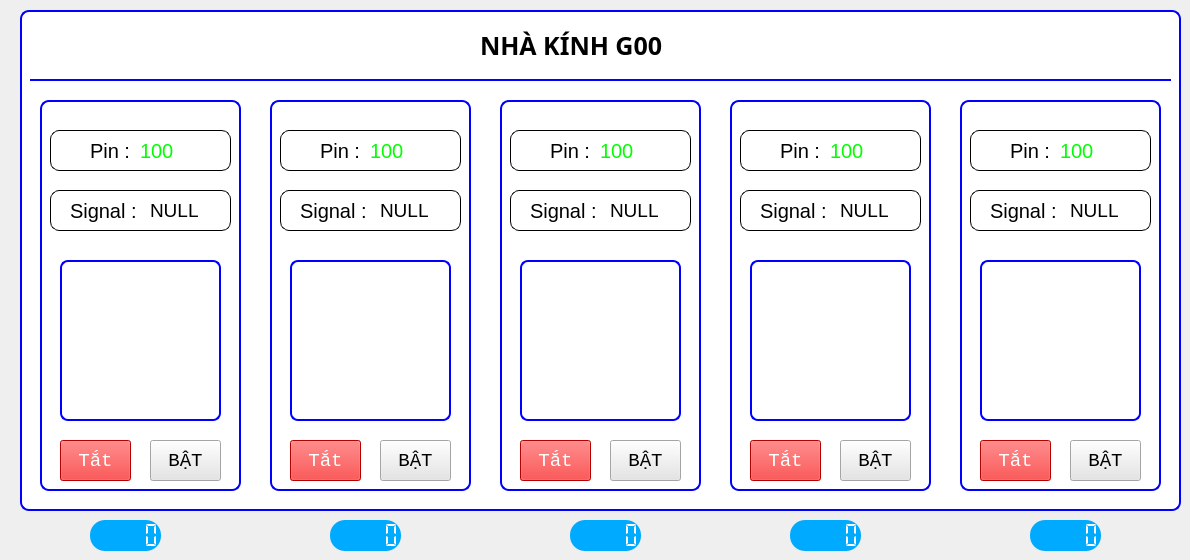
    <widget class="QWidget" name="tab">
     <attribute name="title">
      <string>Điều khiển thiết bị</string>
     </attribute>
     <widget class="QLabel" name="label_38">
      <property name="geometry">
       <rect>
        <x>20</x>
        <y>10</y>
        <width>1161</width>
        <height>501</height>
       </rect>
      </property>
      <property name="styleSheet">
       <string notr="true">border-radius:9px;
border: 2px solid blue;
background-color: rgb(255, 255, 255);</string>
      </property>
      <property name="text">
       <string/>
      </property>
     </widget>
     <widget class="Line" name="line_29">
      <property name="geometry">
       <rect>
        <x>30</x>
        <y>70</y>
        <width>1141</width>
        <height>20</height>
       </rect>
      </property>
      <property name="styleSheet">
       <string notr="true">background-color: rgb(255, 255, 255);
background-color: rgb(255, 255, 255);
color: rgb(0, 0, 255);</string>
      </property>
      <property name="frameShadow">
       <enum>QFrame::Plain</enum>
      </property>
      <property name="lineWidth">
       <number>2</number>
      </property>
      <property name="orientation">
       <enum>Qt::Horizontal</enum>
      </property>
     </widget>
     <widget class="QLabel" name="label_5">
      <property name="geometry">
       <rect>
        <x>40</x>
        <y>100</y>
        <width>201</width>
        <height>391</height>
       </rect>
      </property>
      <property name="styleSheet">
       <string notr="true">border-radius:9px;
border: 2px solid blue;
background-color: rgb(255, 255, 255);</string>
      </property>
      <property name="text">
       <string/>
      </property>
     </widget>
     <widget class="QLabel" name="label_8">
      <property name="geometry">
       <rect>
        <x>270</x>
        <y>100</y>
        <width>201</width>
        <height>391</height>
       </rect>
      </property>
      <property name="styleSheet">
       <string notr="true">border-radius:9px;
border: 2px solid blue;
background-color: rgb(255, 255, 255);</string>
      </property>
      <property name="text">
       <string/>
      </property>
     </widget>
     <widget class="QLabel" name="label_9">
      <property name="geometry">
       <rect>
        <x>500</x>
        <y>100</y>
        <width>201</width>
        <height>391</height>
       </rect>
      </property>
      <property name="styleSheet">
       <string notr="true">border-radius:9px;
border: 2px solid blue;
background-color: rgb(255, 255, 255);</string>
      </property>
      <property name="text">
       <string/>
      </property>
     </widget>
     <widget class="QLabel" name="label_10">
      <property name="geometry">
       <rect>
        <x>730</x>
        <y>100</y>
        <width>201</width>
        <height>391</height>
       </rect>
      </property>
      <property name="styleSheet">
       <string notr="true">border-radius:9px;
border: 2px solid blue;
background-color: rgb(255, 255, 255);</string>
      </property>
      <property name="text">
       <string/>
      </property>
     </widget>
     <widget class="QLabel" name="label_11">
      <property name="geometry">
       <rect>
        <x>960</x>
        <y>100</y>
        <width>201</width>
        <height>391</height>
       </rect>
      </property>
      <property name="styleSheet">
       <string notr="true">border-radius:9px;
border: 2px solid blue;
background-color: rgb(255, 255, 255);</string>
      </property>
      <property name="text">
       <string/>
      </property>
     </widget>
     <widget class="QLabel" name="tab2_img_1">
      <property name="geometry">
       <rect>
        <x>60</x>
        <y>260</y>
        <width>161</width>
        <height>161</height>
       </rect>
      </property>
      <property name="font">
       <font>
        <family>Courier New</family>
        <pointsize>16</pointsize>
       </font>
      </property>
      <property name="styleSheet">
       <string notr="true">background-color: rgb(255, 255, 255);
background-color: rgb(255, 255, 255);
border-radius:8px;
border: 2px solid blue</string>
      </property>
      <property name="frameShape">
       <enum>QFrame::Box</enum>
      </property>
      <property name="text">
       <string/>
      </property>
      <property name="pixmap">
       <pixmap>../photos/dieu_khien_thiet_bi/wplum_off.jpg</pixmap>
      </property>
      <property name="scaledContents">
       <bool>true</bool>
      </property>
      <property name="alignment">
       <set>Qt::AlignCenter</set>
      </property>
     </widget>
     <widget class="QPushButton" name="tab2_btn_r1off">
      <property name="geometry">
       <rect>
        <x>60</x>
        <y>440</y>
        <width>71</width>
        <height>41</height>
       </rect>
      </property>
      <property name="font">
       <font>
        <family>Courier New</family>
        <pointsize>14</pointsize>
        <weight>50</weight>
        <italic>false</italic>
        <bold>false</bold>
       </font>
      </property>
      <property name="styleSheet">
       <string notr="true">background-color: rgb(255, 0, 0);
color: rgb(255, 255, 255);</string>
      </property>
      <property name="text">
       <string>Tắt</string>
      </property>
      <property name="iconSize">
       <size>
        <width>24</width>
        <height>24</height>
       </size>
      </property>
     </widget>
     <widget class="QPushButton" name="tab2_btn_r1on">
      <property name="geometry">
       <rect>
        <x>150</x>
        <y>440</y>
        <width>71</width>
        <height>41</height>
       </rect>
      </property>
      <property name="font">
       <font>
        <family>Courier New</family>
        <pointsize>14</pointsize>
        <weight>50</weight>
        <italic>false</italic>
        <bold>false</bold>
       </font>
      </property>
      <property name="styleSheet">
       <string notr="true">background-color: rgb(229, 229, 229);
color: rgb(0, 0, 0);</string>
      </property>
      <property name="text">
       <string>BẬT</string>
      </property>
      <property name="iconSize">
       <size>
        <width>24</width>
        <height>24</height>
       </size>
      </property>
     </widget>
     <widget class="QLabel" name="tab2_img_2">
      <property name="geometry">
       <rect>
        <x>290</x>
        <y>260</y>
        <width>161</width>
        <height>161</height>
       </rect>
      </property>
      <property name="font">
       <font>
        <family>Courier New</family>
        <pointsize>16</pointsize>
       </font>
      </property>
      <property name="styleSheet">
       <string notr="true">background-color: rgb(255, 255, 255);
background-color: rgb(255, 255, 255);
border-radius:8px;
border: 2px solid blue</string>
      </property>
      <property name="frameShape">
       <enum>QFrame::Box</enum>
      </property>
      <property name="text">
       <string/>
      </property>
      <property name="pixmap">
       <pixmap>../photos/dieu_khien_thiet_bi/curtain_off.png</pixmap>
      </property>
      <property name="scaledContents">
       <bool>true</bool>
      </property>
      <property name="alignment">
       <set>Qt::AlignCenter</set>
      </property>
     </widget>
     <widget class="QPushButton" name="tab2_btn_r2off">
      <property name="geometry">
       <rect>
        <x>290</x>
        <y>440</y>
        <width>71</width>
        <height>41</height>
       </rect>
      </property>
      <property name="font">
       <font>
        <family>Courier New</family>
        <pointsize>14</pointsize>
        <weight>50</weight>
        <italic>false</italic>
        <bold>false</bold>
       </font>
      </property>
      <property name="styleSheet">
       <string notr="true">background-color: rgb(255, 0, 0);
color: rgb(255, 255, 255);</string>
      </property>
      <property name="text">
       <string>Tắt</string>
      </property>
      <property name="iconSize">
       <size>
        <width>24</width>
        <height>24</height>
       </size>
      </property>
     </widget>
     <widget class="QPushButton" name="tab2_btn_r2on">
      <property name="geometry">
       <rect>
        <x>380</x>
        <y>440</y>
        <width>71</width>
        <height>41</height>
       </rect>
      </property>
      <property name="font">
       <font>
        <family>Courier New</family>
        <pointsize>14</pointsize>
        <weight>50</weight>
        <italic>false</italic>
        <bold>false</bold>
       </font>
      </property>
      <property name="styleSheet">
       <string notr="true">background-color: rgb(229, 229, 229);
color: rgb(0, 0, 0);</string>
      </property>
      <property name="text">
       <string>BẬT</string>
      </property>
      <property name="iconSize">
       <size>
        <width>24</width>
        <height>24</height>
       </size>
      </property>
     </widget>
     <widget class="QPushButton" name="tab2_btn_r3off">
      <property name="geometry">
       <rect>
        <x>520</x>
        <y>440</y>
        <width>71</width>
        <height>41</height>
       </rect>
      </property>
      <property name="font">
       <font>
        <family>Courier New</family>
        <pointsize>14</pointsize>
        <weight>50</weight>
        <italic>false</italic>
        <bold>false</bold>
       </font>
      </property>
      <property name="styleSheet">
       <string notr="true">background-color: rgb(255, 0, 0);
color: rgb(255, 255, 255);</string>
      </property>
      <property name="text">
       <string>Tắt</string>
      </property>
      <property name="iconSize">
       <size>
        <width>24</width>
        <height>24</height>
       </size>
      </property>
     </widget>
     <widget class="QPushButton" name="tab2_btn_r3on">
      <property name="geometry">
       <rect>
        <x>610</x>
        <y>440</y>
        <width>71</width>
        <height>41</height>
       </rect>
      </property>
      <property name="font">
       <font>
        <family>Courier New</family>
        <pointsize>14</pointsize>
        <weight>50</weight>
        <italic>false</italic>
        <bold>false</bold>
       </font>
      </property>
      <property name="styleSheet">
       <string notr="true">background-color: rgb(229, 229, 229);
color: rgb(0, 0, 0);</string>
      </property>
      <property name="text">
       <string>BẬT</string>
      </property>
      <property name="iconSize">
       <size>
        <width>24</width>
        <height>24</height>
       </size>
      </property>
     </widget>
     <widget class="QLabel" name="tab2_img_3">
      <property name="geometry">
       <rect>
        <x>520</x>
        <y>260</y>
        <width>161</width>
        <height>161</height>
       </rect>
      </property>
      <property name="font">
       <font>
        <family>Courier New</family>
        <pointsize>16</pointsize>
       </font>
      </property>
      <property name="styleSheet">
       <string notr="true">background-color: rgb(255, 255, 255);
background-color: rgb(255, 255, 255);
border-radius:8px;
border: 2px solid blue</string>
      </property>
      <property name="frameShape">
       <enum>QFrame::Box</enum>
      </property>
      <property name="text">
       <string/>
      </property>
      <property name="pixmap">
       <pixmap>../photos/dieu_khien_thiet_bi/wplum_off.jpg</pixmap>
      </property>
      <property name="scaledContents">
       <bool>true</bool>
      </property>
      <property name="alignment">
       <set>Qt::AlignCenter</set>
      </property>
     </widget>
     <widget class="QPushButton" name="tab2_btn_r4off">
      <property name="geometry">
       <rect>
        <x>750</x>
        <y>440</y>
        <width>71</width>
        <height>41</height>
       </rect>
      </property>
      <property name="font">
       <font>
        <family>Courier New</family>
        <pointsize>14</pointsize>
        <weight>50</weight>
        <italic>false</italic>
        <bold>false</bold>
       </font>
      </property>
      <property name="styleSheet">
       <string notr="true">background-color: rgb(255, 0, 0);
color: rgb(255, 255, 255);</string>
      </property>
      <property name="text">
       <string>Tắt</string>
      </property>
      <property name="iconSize">
       <size>
        <width>24</width>
        <height>24</height>
       </size>
      </property>
     </widget>
     <widget class="QPushButton" name="tab2_btn_r4on">
      <property name="geometry">
       <rect>
        <x>840</x>
        <y>440</y>
        <width>71</width>
        <height>41</height>
       </rect>
      </property>
      <property name="font">
       <font>
        <family>Courier New</family>
        <pointsize>14</pointsize>
        <weight>50</weight>
        <italic>false</italic>
        <bold>false</bold>
       </font>
      </property>
      <property name="styleSheet">
       <string notr="true">background-color: rgb(229, 229, 229);
color: rgb(0, 0, 0);</string>
      </property>
      <property name="text">
       <string>BẬT</string>
      </property>
      <property name="iconSize">
       <size>
        <width>24</width>
        <height>24</height>
       </size>
      </property>
     </widget>
     <widget class="QLabel" name="tab2_img_4">
      <property name="geometry">
       <rect>
        <x>750</x>
        <y>260</y>
        <width>161</width>
        <height>161</height>
       </rect>
      </property>
      <property name="font">
       <font>
        <family>Courier New</family>
        <pointsize>16</pointsize>
       </font>
      </property>
      <property name="styleSheet">
       <string notr="true">background-color: rgb(255, 255, 255);
background-color: rgb(255, 255, 255);
border-radius:8px;
border: 2px solid blue</string>
      </property>
      <property name="frameShape">
       <enum>QFrame::Box</enum>
      </property>
      <property name="text">
       <string/>
      </property>
      <property name="pixmap">
       <pixmap>../photos/dieu_khien_thiet_bi/curtain_off.png</pixmap>
      </property>
      <property name="scaledContents">
       <bool>true</bool>
      </property>
      <property name="alignment">
       <set>Qt::AlignCenter</set>
      </property>
     </widget>
     <widget class="QPushButton" name="tab2_btn_r5off">
      <property name="geometry">
       <rect>
        <x>980</x>
        <y>440</y>
        <width>71</width>
        <height>41</height>
       </rect>
      </property>
      <property name="font">
       <font>
        <family>Courier New</family>
        <pointsize>14</pointsize>
        <weight>50</weight>
        <italic>false</italic>
        <bold>false</bold>
       </font>
      </property>
      <property name="styleSheet">
       <string notr="true">background-color: rgb(255, 0, 0);
color: rgb(255, 255, 255);</string>
      </property>
      <property name="text">
       <string>Tắt</string>
      </property>
      <property name="iconSize">
       <size>
        <width>24</width>
        <height>24</height>
       </size>
      </property>
     </widget>
     <widget class="QPushButton" name="tab2_btn_r5on">
      <property name="geometry">
       <rect>
        <x>1070</x>
        <y>440</y>
        <width>71</width>
        <height>41</height>
       </rect>
      </property>
      <property name="font">
       <font>
        <family>Courier New</family>
        <pointsize>14</pointsize>
        <weight>50</weight>
        <italic>false</italic>
        <bold>false</bold>
       </font>
      </property>
      <property name="styleSheet">
       <string notr="true">background-color: rgb(229, 229, 229);
color: rgb(0, 0, 0);</string>
      </property>
      <property name="text">
       <string>BẬT</string>
      </property>
      <property name="iconSize">
       <size>
        <width>24</width>
        <height>24</height>
       </size>
      </property>
     </widget>
     <widget class="QLabel" name="tab2_img_5">
      <property name="geometry">
       <rect>
        <x>980</x>
        <y>260</y>
        <width>161</width>
        <height>161</height>
       </rect>
      </property>
      <property name="font">
       <font>
        <family>Courier New</family>
        <pointsize>16</pointsize>
       </font>
      </property>
      <property name="styleSheet">
       <string notr="true">background-color: rgb(255, 255, 255);
background-color: rgb(255, 255, 255);
border-radius:8px;
border: 2px solid blue</string>
      </property>
      <property name="frameShape">
       <enum>QFrame::Box</enum>
      </property>
      <property name="text">
       <string/>
      </property>
      <property name="pixmap">
       <pixmap>../photos/dieu_khien_thiet_bi/wplum_off.jpg</pixmap>
      </property>
      <property name="scaledContents">
       <bool>true</bool>
      </property>
      <property name="alignment">
       <set>Qt::AlignCenter</set>
      </property>
     </widget>
     <widget class="QLabel" name="label_4">
      <property name="geometry">
       <rect>
        <x>480</x>
        <y>20</y>
        <width>221</width>
        <height>51</height>
       </rect>
      </property>
      <property name="font">
       <font>
        <family>Kozuka Gothic Pr6N H</family>
        <pointsize>19</pointsize>
        <weight>75</weight>
        <bold>true</bold>
       </font>
      </property>
      <property name="styleSheet">
       <string notr="true">background-color: rgb(255, 255, 255);</string>
      </property>
      <property name="text">
       <string>NHÀ KÍNH G00</string>
      </property>
     </widget>
     <widget class="QLCDNumber" name="lcdNumber">
      <property name="geometry">
       <rect>
        <x>90</x>
        <y>520</y>
        <width>71</width>
        <height>31</height>
       </rect>
      </property>
      <property name="styleSheet">
       <string notr="true">background-color: rgb(0, 170, 255); 
color: white; 
border-radius:15px;
border-color:rgb(0, 170, 255); </string>
      </property>
      <property name="frameShape">
       <enum>QFrame::Box</enum>
      </property>
      <property name="frameShadow">
       <enum>QFrame::Sunken</enum>
      </property>
      <property name="segmentStyle">
       <enum>QLCDNumber::Flat</enum>
      </property>
     </widget>
     <widget class="QLCDNumber" name="lcdNumber_2">
      <property name="geometry">
       <rect>
        <x>330</x>
        <y>520</y>
        <width>71</width>
        <height>31</height>
       </rect>
      </property>
      <property name="styleSheet">
       <string notr="true">background-color: rgb(0, 170, 255); 
color: white; 
border-radius:15px;
border-color:rgb(0, 170, 255); </string>
      </property>
      <property name="segmentStyle">
       <enum>QLCDNumber::Flat</enum>
      </property>
     </widget>
     <widget class="QLCDNumber" name="lcdNumber_3">
      <property name="geometry">
       <rect>
        <x>570</x>
        <y>520</y>
        <width>71</width>
        <height>31</height>
       </rect>
      </property>
      <property name="styleSheet">
       <string notr="true">background-color: rgb(0, 170, 255); 
color: white; 
border-radius:15px;
border-color:rgb(0, 170, 255); </string>
      </property>
      <property name="segmentStyle">
       <enum>QLCDNumber::Flat</enum>
      </property>
     </widget>
     <widget class="QLCDNumber" name="lcdNumber_4">
      <property name="geometry">
       <rect>
        <x>790</x>
        <y>520</y>
        <width>71</width>
        <height>31</height>
       </rect>
      </property>
      <property name="styleSheet">
       <string notr="true">background-color: rgb(0, 170, 255); 
color: white; 
border-radius:15px;
border-color:rgb(0, 170, 255); </string>
      </property>
      <property name="segmentStyle">
       <enum>QLCDNumber::Flat</enum>
      </property>
     </widget>
     <widget class="QLCDNumber" name="lcdNumber_5">
      <property name="geometry">
       <rect>
        <x>1030</x>
        <y>520</y>
        <width>71</width>
        <height>31</height>
       </rect>
      </property>
      <property name="styleSheet">
       <string notr="true">background-color: rgb(0, 170, 255); 
color: white; 
border-radius:15px;
border-color:rgb(0, 170, 255); </string>
      </property>
      <property name="segmentStyle">
       <enum>QLCDNumber::Flat</enum>
      </property>
     </widget>
     <widget class="QLabel" name="label_16">
      <property name="geometry">
       <rect>
        <x>50</x>
        <y>130</y>
        <width>181</width>
        <height>41</height>
       </rect>
      </property>
      <property name="styleSheet">
       <string notr="true">border-radius:9px;
border: 1px solid black;
background-color: rgb(255, 255, 255);</string>
      </property>
      <property name="text">
       <string/>
      </property>
     </widget>
     <widget class="QLabel" name="tab2_pin1">
      <property name="geometry">
       <rect>
        <x>90</x>
        <y>140</y>
        <width>41</width>
        <height>21</height>
       </rect>
      </property>
      <property name="styleSheet">
       <string notr="true">font: 20px</string>
      </property>
      <property name="text">
       <string>Pin : </string>
      </property>
     </widget>
     <widget class="QLabel" name="label_42">
      <property name="geometry">
       <rect>
        <x>140</x>
        <y>140</y>
        <width>41</width>
        <height>21</height>
       </rect>
      </property>
      <property name="styleSheet">
       <string notr="true">font: 20px;
color : rgb(0, 255, 0)</string>
      </property>
      <property name="text">
       <string>100</string>
      </property>
     </widget>
     <widget class="QLabel" name="label_17">
      <property name="geometry">
       <rect>
        <x>280</x>
        <y>130</y>
        <width>181</width>
        <height>41</height>
       </rect>
      </property>
      <property name="styleSheet">
       <string notr="true">border-radius:9px;
border: 1px solid black;
background-color: rgb(255, 255, 255);</string>
      </property>
      <property name="text">
       <string/>
      </property>
     </widget>
     <widget class="QLabel" name="label_43">
      <property name="geometry">
       <rect>
        <x>370</x>
        <y>140</y>
        <width>41</width>
        <height>21</height>
       </rect>
      </property>
      <property name="styleSheet">
       <string notr="true">font: 20px;
color : rgb(0, 255, 0)</string>
      </property>
      <property name="text">
       <string>100</string>
      </property>
     </widget>
     <widget class="QLabel" name="tab2_pin2">
      <property name="geometry">
       <rect>
        <x>320</x>
        <y>140</y>
        <width>41</width>
        <height>21</height>
       </rect>
      </property>
      <property name="styleSheet">
       <string notr="true">font: 20px</string>
      </property>
      <property name="text">
       <string>Pin : </string>
      </property>
     </widget>
     <widget class="QLabel" name="label_45">
      <property name="geometry">
       <rect>
        <x>510</x>
        <y>130</y>
        <width>181</width>
        <height>41</height>
       </rect>
      </property>
      <property name="styleSheet">
       <string notr="true">border-radius:9px;
border: 1px solid black;
background-color: rgb(255, 255, 255);</string>
      </property>
      <property name="text">
       <string/>
      </property>
     </widget>
     <widget class="QLabel" name="label_44">
      <property name="geometry">
       <rect>
        <x>600</x>
        <y>140</y>
        <width>41</width>
        <height>21</height>
       </rect>
      </property>
      <property name="styleSheet">
       <string notr="true">font: 20px;
color : rgb(0, 255, 0)</string>
      </property>
      <property name="text">
       <string>100</string>
      </property>
     </widget>
     <widget class="QLabel" name="tab2_pin3">
      <property name="geometry">
       <rect>
        <x>550</x>
        <y>140</y>
        <width>41</width>
        <height>21</height>
       </rect>
      </property>
      <property name="styleSheet">
       <string notr="true">font: 20px</string>
      </property>
      <property name="text">
       <string>Pin : </string>
      </property>
     </widget>
     <widget class="QLabel" name="label_47">
      <property name="geometry">
       <rect>
        <x>740</x>
        <y>130</y>
        <width>181</width>
        <height>41</height>
       </rect>
      </property>
      <property name="styleSheet">
       <string notr="true">border-radius:9px;
border: 1px solid black;
background-color: rgb(255, 255, 255);</string>
      </property>
      <property name="text">
       <string/>
      </property>
     </widget>
     <widget class="QLabel" name="label_46">
      <property name="geometry">
       <rect>
        <x>830</x>
        <y>140</y>
        <width>41</width>
        <height>21</height>
       </rect>
      </property>
      <property name="styleSheet">
       <string notr="true">font: 20px;
color : rgb(0, 255, 0)</string>
      </property>
      <property name="text">
       <string>100</string>
      </property>
     </widget>
     <widget class="QLabel" name="tab2_pin4">
      <property name="geometry">
       <rect>
        <x>780</x>
        <y>140</y>
        <width>41</width>
        <height>21</height>
       </rect>
      </property>
      <property name="styleSheet">
       <string notr="true">font: 20px</string>
      </property>
      <property name="text">
       <string>Pin : </string>
      </property>
     </widget>
     <widget class="QLabel" name="label_56">
      <property name="geometry">
       <rect>
        <x>970</x>
        <y>130</y>
        <width>181</width>
        <height>41</height>
       </rect>
      </property>
      <property name="styleSheet">
       <string notr="true">border-radius:9px;
border: 1px solid black;
background-color: rgb(255, 255, 255);</string>
      </property>
      <property name="text">
       <string/>
      </property>
     </widget>
     <widget class="QLabel" name="label_52">
      <property name="geometry">
       <rect>
        <x>1060</x>
        <y>140</y>
        <width>41</width>
        <height>21</height>
       </rect>
      </property>
      <property name="styleSheet">
       <string notr="true">font: 20px;
color : rgb(0, 255, 0)</string>
      </property>
      <property name="text">
       <string>100</string>
      </property>
     </widget>
     <widget class="QLabel" name="tab2_pin5">
      <property name="geometry">
       <rect>
        <x>1010</x>
        <y>140</y>
        <width>41</width>
        <height>21</height>
       </rect>
      </property>
      <property name="styleSheet">
       <string notr="true">font: 20px</string>
      </property>
      <property name="text">
       <string>Pin : </string>
      </property>
     </widget>
     <widget class="QLabel" name="label_58">
      <property name="geometry">
       <rect>
        <x>50</x>
        <y>190</y>
        <width>181</width>
        <height>41</height>
       </rect>
      </property>
      <property name="styleSheet">
       <string notr="true">border-radius:9px;
border: 1px solid black;
background-color: rgb(255, 255, 255);</string>
      </property>
      <property name="text">
       <string/>
      </property>
     </widget>
     <widget class="QLabel" name="tab2_nth1">
      <property name="geometry">
       <rect>
        <x>70</x>
        <y>190</y>
        <width>71</width>
        <height>41</height>
       </rect>
      </property>
      <property name="styleSheet">
       <string notr="true">font: 20px</string>
      </property>
      <property name="text">
       <string>Signal :</string>
      </property>
     </widget>
     <widget class="QLabel" name="label_59">
      <property name="geometry">
       <rect>
        <x>280</x>
        <y>190</y>
        <width>181</width>
        <height>41</height>
       </rect>
      </property>
      <property name="styleSheet">
       <string notr="true">border-radius:9px;
border: 1px solid black;
background-color: rgb(255, 255, 255);</string>
      </property>
      <property name="text">
       <string/>
      </property>
     </widget>
     <widget class="QLabel" name="tab2_nth2">
      <property name="geometry">
       <rect>
        <x>300</x>
        <y>190</y>
        <width>71</width>
        <height>41</height>
       </rect>
      </property>
      <property name="styleSheet">
       <string notr="true">font: 20px</string>
      </property>
      <property name="text">
       <string>Signal :</string>
      </property>
     </widget>
     <widget class="QLabel" name="label_60">
      <property name="geometry">
       <rect>
        <x>510</x>
        <y>190</y>
        <width>181</width>
        <height>41</height>
       </rect>
      </property>
      <property name="styleSheet">
       <string notr="true">border-radius:9px;
border: 1px solid black;
background-color: rgb(255, 255, 255);</string>
      </property>
      <property name="text">
       <string/>
      </property>
     </widget>
     <widget class="QLabel" name="tab2_nth3">
      <property name="geometry">
       <rect>
        <x>530</x>
        <y>190</y>
        <width>71</width>
        <height>41</height>
       </rect>
      </property>
      <property name="styleSheet">
       <string notr="true">font: 20px</string>
      </property>
      <property name="text">
       <string>Signal :</string>
      </property>
     </widget>
     <widget class="QLabel" name="label_61">
      <property name="geometry">
       <rect>
        <x>740</x>
        <y>190</y>
        <width>181</width>
        <height>41</height>
       </rect>
      </property>
      <property name="styleSheet">
       <string notr="true">border-radius:9px;
border: 1px solid black;
background-color: rgb(255, 255, 255);</string>
      </property>
      <property name="text">
       <string/>
      </property>
     </widget>
     <widget class="QLabel" name="tab2_nth4">
      <property name="geometry">
       <rect>
        <x>760</x>
        <y>190</y>
        <width>71</width>
        <height>41</height>
       </rect>
      </property>
      <property name="styleSheet">
       <string notr="true">font: 20px</string>
      </property>
      <property name="text">
       <string>Signal :</string>
      </property>
     </widget>
     <widget class="QLabel" name="label_62">
      <property name="geometry">
       <rect>
        <x>970</x>
        <y>190</y>
        <width>181</width>
        <height>41</height>
       </rect>
      </property>
      <property name="styleSheet">
       <string notr="true">border-radius:9px;
border: 1px solid black;
background-color: rgb(255, 255, 255);</string>
      </property>
      <property name="text">
       <string/>
      </property>
     </widget>
     <widget class="QLabel" name="tab2_nth5">
      <property name="geometry">
       <rect>
        <x>990</x>
        <y>190</y>
        <width>71</width>
        <height>41</height>
       </rect>
      </property>
      <property name="styleSheet">
       <string notr="true">font: 20px</string>
      </property>
      <property name="text">
       <string>Signal :</string>
      </property>
     </widget>
     <widget class="QLabel" name="tab2_th1">
      <property name="geometry">
       <rect>
        <x>150</x>
        <y>190</y>
        <width>91</width>
        <height>41</height>
       </rect>
      </property>
      <property name="font">
       <font>
        <pointsize>14</pointsize>
        <weight>50</weight>
        <italic>false</italic>
        <bold>false</bold>
       </font>
      </property>
      <property name="styleSheet">
       <string notr="true">color : rgb(0, 0, 0);</string>
      </property>
      <property name="text">
       <string>NULL</string>
      </property>
     </widget>
     <widget class="QLabel" name="tab2_th2">
      <property name="geometry">
       <rect>
        <x>380</x>
        <y>190</y>
        <width>81</width>
        <height>41</height>
       </rect>
      </property>
      <property name="font">
       <font>
        <pointsize>14</pointsize>
       </font>
      </property>
      <property name="styleSheet">
       <string notr="true">color : rgb(0, 0, 0);</string>
      </property>
      <property name="text">
       <string>NULL</string>
      </property>
     </widget>
     <widget class="QLabel" name="tab2_th3">
      <property name="geometry">
       <rect>
        <x>610</x>
        <y>190</y>
        <width>91</width>
        <height>41</height>
       </rect>
      </property>
      <property name="font">
       <font>
        <pointsize>14</pointsize>
        <weight>50</weight>
        <italic>false</italic>
        <bold>false</bold>
       </font>
      </property>
      <property name="styleSheet">
       <string notr="true">color : rgb(0, 0, 0);</string>
      </property>
      <property name="text">
       <string>NULL</string>
      </property>
     </widget>
     <widget class="QLabel" name="tab2_th4">
      <property name="geometry">
       <rect>
        <x>840</x>
        <y>190</y>
        <width>81</width>
        <height>41</height>
       </rect>
      </property>
      <property name="font">
       <font>
        <pointsize>14</pointsize>
        <weight>50</weight>
        <italic>false</italic>
        <bold>false</bold>
       </font>
      </property>
      <property name="styleSheet">
       <string notr="true">color : rgb(0, 0, 0);</string>
      </property>
      <property name="text">
       <string>NULL</string>
      </property>
     </widget>
     <widget class="QLabel" name="tab2_th5">
      <property name="geometry">
       <rect>
        <x>1070</x>
        <y>190</y>
        <width>91</width>
        <height>41</height>
       </rect>
      </property>
      <property name="font">
       <font>
        <pointsize>14</pointsize>
        <weight>50</weight>
        <italic>false</italic>
        <bold>false</bold>
       </font>
      </property>
      <property name="styleSheet">
       <string notr="true">color : rgb(0, 0, 0);</string>
      </property>
      <property name="text">
       <string>NULL</string>
      </property>
     </widget>
    </widget>
